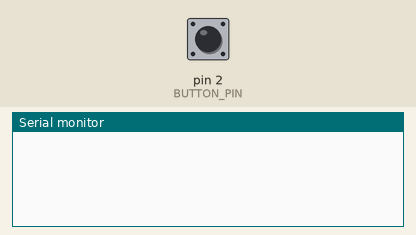
Simulated run of this sketch. Board: Arduino Uno, built with avr-gcc and run on an emulated ATmega328P. Shown: the last lines printed to the serial monitor. The test bench sets the inputs (shaded band); at power-on: pin 2 (BUTTON_PIN) LOW.

Above: at 1.2 s.
1.3 s: pin 2 (BUTTON_PIN) pulled HIGH for 0.15 s
At 2.6 s:
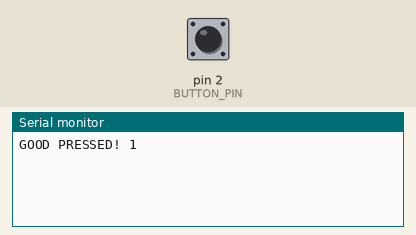
2.9 s: pin 2 (BUTTON_PIN) pulled HIGH for 3.2 s
At 6.9 s:
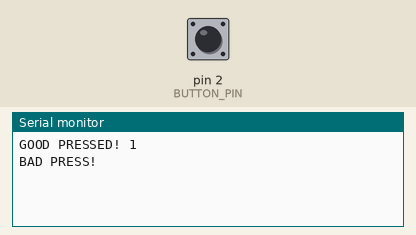
7.6 s: pin 2 (BUTTON_PIN) pulled HIGH for 1 s
At 10.0 s:
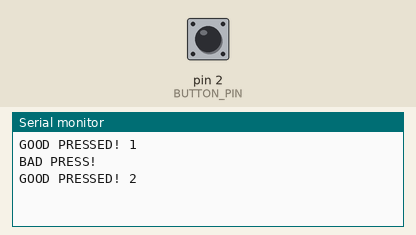

Measured:
- after the input at 1.3 s, the serial monitor: prints a new line after 0.15 s (image 1)
- after the input at 2.9 s, the serial monitor: prints a new line after 3.2 s (image 2)
- after the input at 7.6 s, the serial monitor: prints a new line after 1.0 s (image 3)

The sketch:

sketch.ino
```cpp
#define BUTTON_PIN 2

bool was_pressed = false;
unsigned long previous_time_pressed = 0;
unsigned long current_time_pressed = 0;
const unsigned long min_press = 120;
const unsigned long max_press = 1500;
bool was_actually_just_pressed = false;
bool was_actually_just_badly_pressed = false;
unsigned long good_press_count = 0;


void setup() {
	pinMode(BUTTON_PIN, INPUT);
	Serial.begin(9600);
	attachInterrupt(digitalPinToInterrupt(2),checkButton,CHANGE);
}

void loop() {
	if (was_actually_just_pressed) {
		good_press_count++;
		Serial.print("GOOD PRESSED! ");
		Serial.println(good_press_count);
		was_actually_just_pressed = false;
	}
	else if (was_actually_just_badly_pressed) {
		Serial.println("BAD PRESS!");
		was_actually_just_badly_pressed = false;
	}
}

void checkButton() {
	current_time_pressed = millis();
	// make sure that button is pressed when checking if was not pressed before
	if (digitalRead(BUTTON_PIN) == HIGH) {
		// if was not pressed, set previous time to current time, register as a press
		if (!was_pressed) {
			previous_time_pressed = current_time_pressed;
			was_pressed = true;
		}
		else {
			// do nothing, this is a bad input
		}
	}
	// make sure button is NOT pressed when checking if was pressed before
	else {
		// if was pressed
		if (was_pressed) {
			// if between min and max time:
			if (current_time_pressed - previous_time_pressed >= min_press &&
				current_time_pressed - previous_time_pressed <= max_press) {
				// then it was ACTUALLY pressed
				was_actually_just_pressed = true;
			}
			else {
				// otherwise, this was a bad press
				was_actually_just_badly_pressed = true;
			}
			was_pressed = false;
		}
	}
}
```
